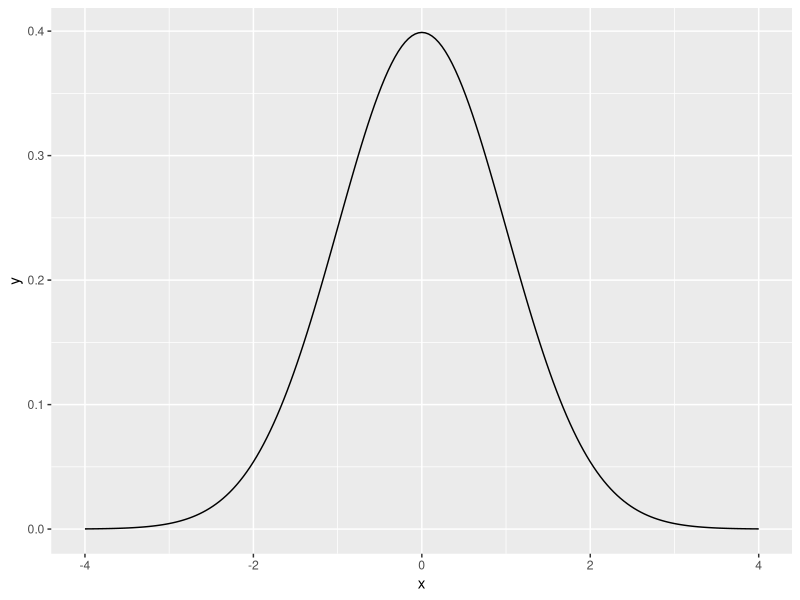
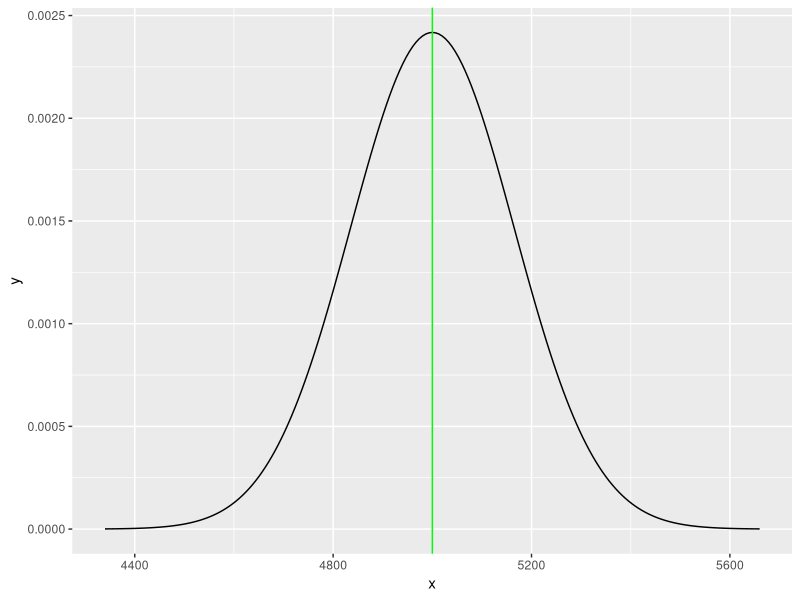
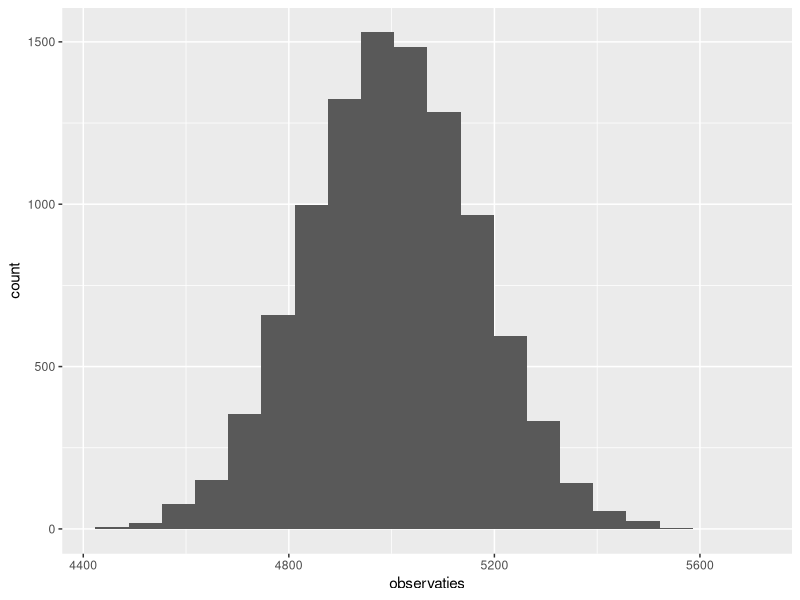

These charts were generated, in order, by the following R code: (Note: this script raises an error after producing the figures.)
## ---- chunk 1
knitr::opts_chunk$set(echo = TRUE)
library(ggplot2)
## ---- chunk 2
# We first create a data frame with the interval of the x-as we want to plot

ggplot(data = data.frame(x = c(-4, 4)), mapping = aes(x)) +
  # Next we plot 201 points of the 'dnorm' function, for the provided arguments
  # (mean 0 and standard deviation 1)
  stat_function(fun = dnorm, n = 201, args = list(mean = 0, sd = 1))
## ---- chunk 3
m <- 5000    # mean
s <- 165     # Standard deviation

ggplot(data = data.frame(x = c(m-4*s, m+4*s)), mapping = aes(x)) +
  stat_function(fun = dnorm, n = 201, args = list(mean = m, sd = s)) +
  # Plot the mean using a green line
  geom_vline(xintercept = m, color = "green")
## ---- chunk 4
# Generate 10000 random numbers with a normal distribution:
n <- 10000
observaties <- rnorm(n, m, s)

# Plot a histogram
ggplot(mapping = aes(x = observaties)) +
  geom_histogram(bins = 20)
## ---- chunk 5
# Generate 10000 random numbers with a normal distribution:
n <- 10000
observations <- rnorm(n, m, s)

# First plot the observations on the x-axis
ggplot(mapping = aes(x = observations)) +
  # Plot a histogram of the relative frequencies of the observations
  # ..density.. is a variable that is automatically calculated based on the observations
  geom_histogram(mapping = aes(y = ..density..), bins = 30) +
  # Finally plot the function `dnorm` (so the Gauu-curve for the normal distribution)
  # with mean `m` and standard deviation `s`
  stat_function(fun = dnorm, args = list(mean = m, sd = s),
                colour = "red")
## ---- chunk 6
m <- 5
s <- 1.5
## ---- chunk 7
# First calculate the z-score
x <- 6.5
z <- (x - m) / s
z
## ---- chunk 8
1-pnorm(z)
1-pnorm(x, m, s)
## ---- chunk 9
# Select the area left of x
xvals <- seq(from = m-4*s,
             to = m+4*s,
             length.out = 201)
i <- xvals <= x

ggplot(mapping = aes(x = xvals)) +
  # Fill the area left of x and below the Gauss-curve in green.
  geom_area(mapping = aes(x = xvals[i], y = dnorm(xvals[i], m, s)), 
            color = "black", fill = "lightgreen") +
  # Plot the Gauss curve
  stat_function(fun = dnorm, args = list(mean = m, sd = s)) +
  # Indicate the mean as a red vertical line
  geom_vline(xintercept = m, color = "red") +
  # Adjust the titles of the x- and y-axis
  xlab("x") + ylab("density") +
  # Add text to the plot
  annotate("text", x = x, y = .02, label = x) +
  annotate("text", x = m+.1, y = .02, label = m, color = "red")
## ---- chunk 10
    pnorm(4, m, s)
## ---- chunk 11
    1 - pnorm(7, m, s)
## ---- chunk 12
    pnorm(3, m, s)
## ---- chunk 13
    pnorm(6.5, m, s) - pnorm(2, m, s)
## ---- chunk 14
    qnorm(.8, m, s)
## ---- chunk 15
# Step 1
m <- 5.2      # sample mean
s <- 1.5      # standard deviation population
n <- 100      # sample size
alpha <- 0.05 # 1 - alpha is the confidence level
# Step 2
z <- qnorm(1-alpha/2) # why divide by 2?
z
# Step 3: the confidence interval
low  <- m - z * s / sqrt(n)
high <- m + z * s / sqrt(n)
c(low, high)
## ---- chunk 16
# Determine the x-values for which we want to plot the density function
x <- seq(-4, 4, length=200)

# Determine the range of x-values for the plot
ggplot(mapping = aes(x = x)) +
  # Plot the Student-t distribution using 1, 3, 8 and 30 degrees of freedom
  stat_function(fun = dt, args = list(df = 1), color ="red") +
  stat_function(fun = dt, args = list(df = 3), color ="orange") +
  stat_function(fun = dt, args = list(df = 8), color ="yellow") +
  stat_function(fun = dt, args = list(df = 30), color ="blue") +
  # Finally plot the standard normal distribution
  stat_function(fun = dnorm, color = "black", linetype = "dashed") +
  ylab("density")
## ---- chunk 17
# Step 1
m <- 5.2      # sample mean
s <- 1.5      # standard deviation population
n <- 15       # sample size
alpha <- 0.05 # 1 - alpha is the confidence level
# Step 2, but now using the Student t distribution!
t <- qt(1-alpha/2, df = n - 1)
t
# Step 3: the confidence level
low  <- m - t * s / sqrt(n)
high <- m + t * s / sqrt(n)
c(low, high)
## ---- chunk 18
# Step 1.
n <- 100   # sample size
k <- 6     # number of "successes" in the sample
a <- 0.05  # confidence level 95%

p <- k / n # estimation for the percentage of success
q <- 1 - p # estimation for the percentage of fail
c(p, q)    # show the value of p and q

# Step 2. We (again) use the normal distribution
z <- qnorm(1-a/2)

# Step 3.
low <- p - z * sqrt(p*q/n)
high <- p + z * sqrt(p*q/n)
c(low, high)
